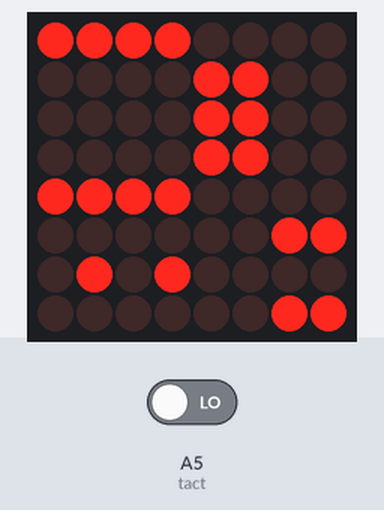
Bench run of a sketch on a simulated Arduino Uno, built with avr-gcc and run on an emulated ATmega328P. Parts: 8×8 LED matrix. Wiring (inferred from the names in the program): LED matrix (orientation assumed): rows pin 3, pin 2, pin 12, pin 15, pin 11, pin 7, pin 6, pin 9; columns pin 4, pin 5, pin 8, pin 10, pin 13, pin 14, pin 16, pin 17. The inputs (shaded band) are chosen by the test bench; at power-on: A5 (tact) LOW.

Above: at 1.2 s.
1.3 s: A5 (tact) driven HIGH
At 1.81 s:
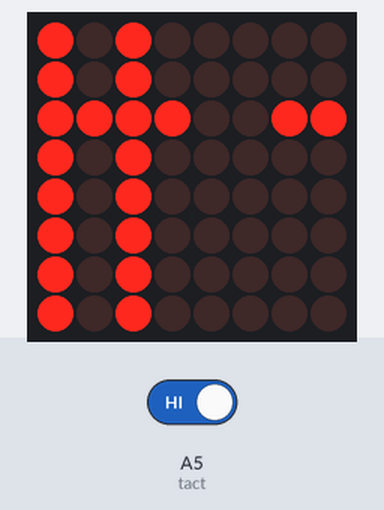
At 2.5 s:
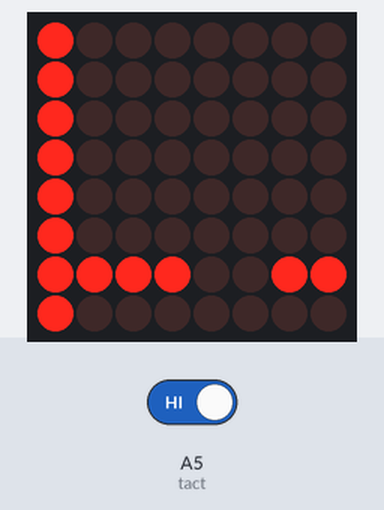
4.3 s: A5 (tact) driven LOW
Timing chart, 0 to 7.3 s (numbered marks = the images above; inputs shaded):
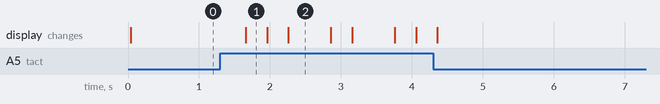

Measured:
- after the input at 1.3 s, the display: changes after 0.36 s (image 1)
- what the display in image 2 shows lasts 0.6 s, from 2.3 s to 2.9 s

The sketch:

04_Dot-Matrix.ino
```cpp
#include <TimerOne.h>

#define H{ \
  {0, 1, 0, 0, 0, 0, 1, 0}, \
  {0, 1, 0, 0, 0, 0, 1, 0}, \
  {0, 1, 0, 0, 0, 0, 1, 0}, \
  {0, 1, 1, 1, 1, 1, 1, 0}, \
  {0, 1, 0, 0, 0, 0, 1, 0}, \
  {0, 1, 0, 0, 0, 0, 1, 0}, \
  {0, 1, 0, 0, 0, 0, 1, 0}, \
  {0, 1, 0, 0, 0, 0, 1, 0}, \
}

#define E{ \
  {0, 1, 1, 1, 1, 1, 1, 0}, \
  {0, 1, 0, 0, 0, 0, 0, 0}, \
  {0, 1, 0, 0, 0, 0, 0, 0}, \
  {0, 1, 1, 1, 1, 1, 1, 0}, \
  {0, 1, 0, 0, 0, 0, 0, 0}, \
  {0, 1, 0, 0, 0, 0, 0, 0}, \
  {0, 1, 0, 0, 0, 0, 0, 0}, \
  {0, 1, 1, 1, 1, 1, 1, 0}, \
}

#define L{ \
  {0, 1, 0, 0, 0, 0, 0, 0}, \
  {0, 1, 0, 0, 0, 0, 0, 0}, \
  {0, 1, 0, 0, 0, 0, 0, 0}, \
  {0, 1, 0, 0, 0, 0, 0, 0}, \
  {0, 1, 0, 0, 0, 0, 0, 0}, \
  {0, 1, 0, 0, 0, 0, 0, 0}, \
  {0, 1, 0, 0, 0, 0, 0, 0}, \
  {0, 1, 1, 1, 1, 1, 1, 0}, \
}

#define O{ \
  {0, 1, 1, 1, 1, 1, 1, 0}, \
  {0, 1, 0, 0, 0, 0, 1, 0}, \
  {0, 1, 0, 0, 0, 0, 1, 0}, \
  {0, 1, 0, 0, 0, 0, 1, 0}, \
  {0, 1, 0, 0, 0, 0, 1, 0}, \
  {0, 1, 0, 0, 0, 0, 1, 0}, \
  {0, 1, 0, 0, 0, 0, 1, 0}, \
  {0, 1, 1, 1, 1, 1, 1, 0}, \
}

#define HEART{ \
  {0, 0, 1, 0, 0, 1, 0, 0}, \
  {0, 1, 0, 1, 1, 0, 1, 0}, \
  {1, 0, 0, 0, 0, 0, 0, 1}, \
  {1, 0, 0, 0, 0, 0, 0, 1}, \
  {1, 0, 0, 0, 0, 0, 0, 1}, \
  {0, 1, 0, 1, 1, 0, 1, 0}, \
  {0, 0, 1, 0, 0, 1, 0, 0}, \
  {0, 0, 0, 1, 1, 0, 0, 0}, \
}

int tact = A5;
volatile byte col = 0;
volatile byte leds[8][8];

int pins[17] = {-1, 5, 4, 3, 2, 14, 15, 16, 17, 13, 12, 11, 10, 9, 8, 7, 6};

int cols[8] = {pins[13], pins[3], pins[4], pins[10], pins[6], pins[11], pins[15], pins[16]};
int rows[8] = {pins[9], pins[14], pins[8], pins[12], pins[1], pins[7], pins[2], pins[5]};

const int numPatterns = 7;

byte patterns[numPatterns][8][8] = {HEART, H, E, L, L, O, HEART};

int pattern = 0;
void setup()
{
  for (int i = 1; i <= 16; i++)
  {
    pinMode(pins[i], OUTPUT);
  }

  for (int i = 0; i < 8; i++)
  {
    digitalWrite(cols[i], HIGH);
  }

  for (int i = 0; i < 8; i++)
  {
    digitalWrite(rows[i], HIGH);
  }

  clearLeds();

  Timer1.initialize(2000);
  Timer1.attachInterrupt(display);

  pinMode(tact, INPUT);

  setPattern(pattern);
}

void loop()
{
  int readTact = digitalRead(tact);

  if (readTact == HIGH)
  {
    if (pattern == 6)
      pattern = 0;
    else
      pattern++;
    delay(300);
  }
  setPattern(pattern);
}

void clearLeds()
{
  for (int i = 0; i < 8; i++)
    for (int j = 0; j < 8; j++)
      leds[i][j] = 0;
}

void setPattern(int pattern)
{
  for (int i = 0; i < 8; i++)
    for (int j = 0; j < 8; j++)
      leds[i][j] = patterns[pattern][i][j];
}

void display()
{
  digitalWrite(cols[col], HIGH);

  col++;
  if (col == 8)
    col = 0;

  for (int row = 0; row <= 7; row++)
  {
    if (leds[col][7 - row] == 1)
      digitalWrite(rows[row], HIGH);
    else
      digitalWrite(rows[row], LOW);
  }
  digitalWrite(cols[col], LOW);
}
```
